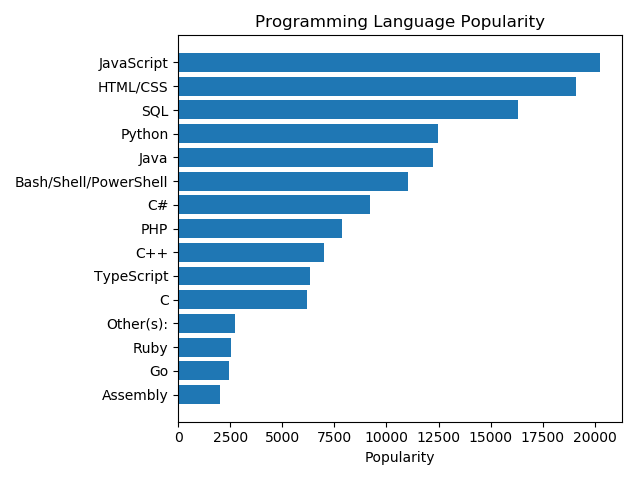

Write the Python code that produced this figure.
import numpy as np
import matplotlib.pyplot as plt
import csv
from collections import Counter
import pandas as pd

def first():
    with open('data.csv') as file:
        reader = csv.DictReader(file)
        lan_counter = Counter()

        for row in reader:
            lan_counter.update(row['LanguagesWorkedWith'].split(';'))
    x = []
    y = []

    for item in lan_counter.most_common(15):
        x.append(item[0]) #Programming language
        y.append(item[1]) #Popularity

    x.reverse()
    y.reverse()

    plt.barh(x, y)

    plt.title('Programming Language Popularity')
    #plt.ylabel('Programming Language')
    plt.xlabel('Popularity')

    plt.tight_layout()

    plt.show()

def second():
    data = pd.read_csv('data.csv')
    ids = data['Responder_id']
    lan = data['LanguagesWorkedWith']
    lan_counter = Counter()

    for row in lan:
        lan_counter.update(row.split(';'))

    x = []
    y = []

    for item in lan_counter.most_common(15):
        x.append(item[0]) #Programming language
        y.append(item[1]) #Popularity

    x.reverse()
    y.reverse()

    plt.barh(x, y)

    plt.title('Programming Language Popularity')
    #plt.ylabel('Programming Language')
    plt.xlabel('Popularity')

    plt.tight_layout()

    plt.show()

first()
